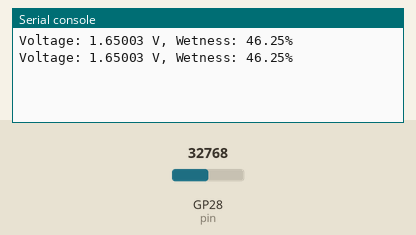
Simulated run of this program. Board: Raspberry Pi Pico running MicroPython. Shown: the last lines printed to the serial console. The inputs (shaded band) are chosen by the test bench; at power-on: GP28 (pin) = 32768 (analog values on the 0–65535 scale).

Above: at 1.2 s.
1.3 s: GP28 (pin) set to 45874
At 2.6 s:
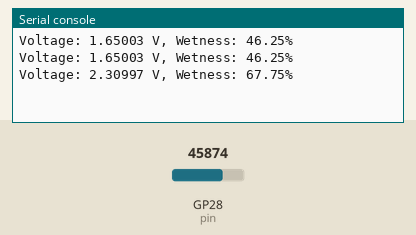
2.8 s: GP28 (pin) set to 57670
At 3.8 s:
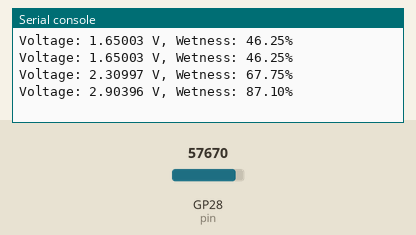
Timing chart, 0 to 5.8 s (numbered marks = the images above; inputs shaded):
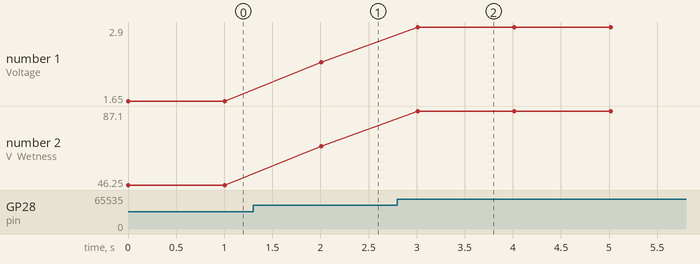

The program:

RPi_Moisture.py
```python
from machine import Pin, ADC
import utime

pin = ADC(2)

dry_value = 0.23* 65535/3.3
wet_value =  65535

def read_voltage():
    total = 0
    for _ in range(100):
        total += pin.read_u16()

    average = total / 100
    voltage = average * (3.3 / 65535)
    return voltage, average

def calibrate_sensor(dry, wet, raw_value):
    wetness_percentage = 100 * (raw_value - dry) / (wet - dry)
    wetness_percentage = max(0, wetness_percentage)
    return wetness_percentage

while True:
    voltage, raw_value = read_voltage()
    wetness = calibrate_sensor(dry_value, wet_value, raw_value)
    print("Voltage: {:.5f} V, Wetness: {:.2f}%".format(voltage, wetness))

    utime.sleep(1)
```

Measured:
- after the input at 1.3 s, the serial console: prints a new line after 0.71 s (image 1)
- after the input at 2.8 s, the serial console: prints a new line after 0.21 s (image 2)
- plotted number 1: 1.65 → 2.31 after the input at 1.3 s, 2.31 → 2.9 after the input at 2.8 s
- plotted number 2: 46.25 → 67.75 after the input at 1.3 s, 67.75 → 87.1 after the input at 2.8 s
